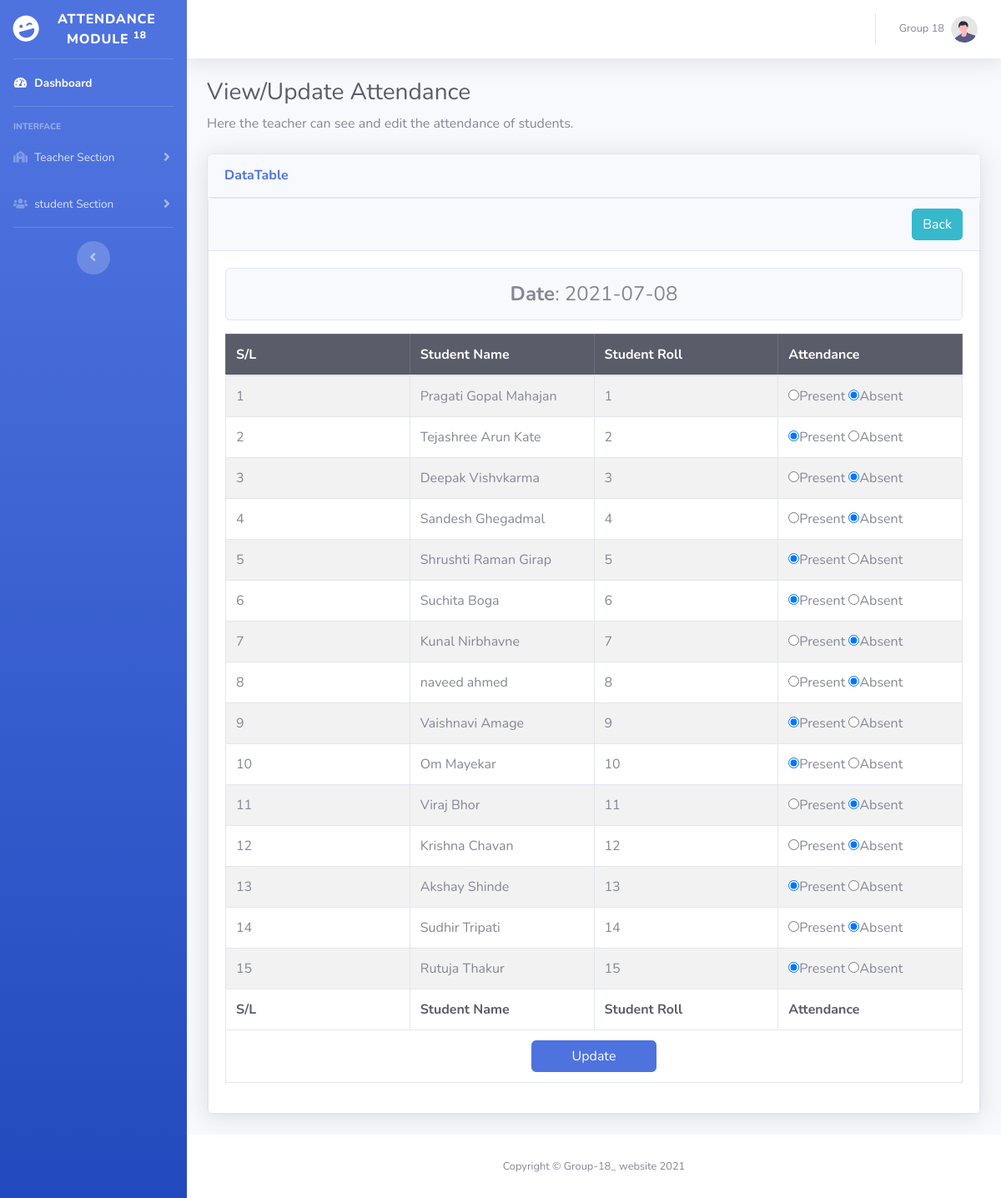
Page /student_view.php?dt=2021-07-08 on the committed database.
### tables this page shows
CREATE TABLE `tbl_student` (
  `id` int(11) NOT NULL,
  `name` varchar(255) NOT NULL,
  `roll` int(11) NOT NULL,
  `branch` varchar(255) NOT NULL,
  `division` varchar(255) NOT NULL,
  `city` varchar(255) NOT NULL
);

CREATE TABLE `tbl_attendance` (
  `id` int(11) NOT NULL,
  `roll` int(11) NOT NULL,
  `attend` varchar(255) NOT NULL,
  `att_time` date NOT NULL
);

### lib/Database.php (called while the page is built, shortened)
<?php
Class Database{
 public $host   = DB_HOST;
 public $user   = DB_USER;
 public $pass   = DB_PASS;
 public $dbname = DB_NAME;
 public $link;
private function connectDB(){
   $this->link = new mysqli($this->host, $this->user, $this->pass,
      $this->dbname);
   }
  public function select($query){
    $result = $this->link->query($query) or
       die($this->link->error.__LINE__);
      if($result->num_rows > 0){
        return $result;
      } else {
        return false;
      }
   }
}

### classes/Student.php (called while the page is built, shortened)
<?php
	$filepath = realpath(dirname(__FILE__));
	include_once ($filepath.'/../lib/Database.php');
	include_once ($filepath.'/../helpers/Format.php');
?>
<?php
class Student{
	private $db;
	private $fm;
	public function __construct(){
		$this->db = new Database();
		$this->fm = new Format();
	}
	public function getAllData($dt){
		$date = $this->fm->validation($dt);
		$date = mysqli_real_escape_string($this->db->link, $date);
		$query = "SELECT tbl_student.name, tbl_attendance.*
				FROM tbl_student
				INNER JOIN tbl_attendance
				ON tbl_student.roll = tbl_attendance.roll
				WHERE att_time = '$date'";
		$result = $this->db->select($query);
		return $result;
	}
}

### helpers/Format.php (called while the page is built)
<?php
class Format{
   public function validation($data){
      $data = trim($data);
      $data = stripcslashes($data);
      $data = htmlspecialchars($data);
      return $data;
   }
}
?>

### student_view.php (the view, shortened to what this page needs)
<?php
	include "includes/header.php";
	include "includes/navbar.php";
	include "classes/Student.php";
	$stu = new Student();
?>
<?php
	$dt = $_GET['dt'];
?>
<div class="container-fluid">
	<h1 class="h3 mb-2 text-gray-800">View/Update Attendance</h1>
    <p class="mb-4">Here the teacher can see and edit the attendance of students.</p>
	<div class="card shadow mb-4">
        <div class="card-header py-3">
            <h6 class="m-0 font-weight-bold text-primary">DataTable</h6>
        </div>
		<div class="card">
			<div class="card-header">
				<h2>
					<a class="btn btn-info float-right" href="date_view.php">Back</a>
				</h2>
			</div>
			<div class="card-body">
				<div class="card bg-light text-center mb-3">
					<h4 class="m-0 py-3"><strong>Date</strong>: <?php echo $dt; ?></h4>
				</div>
				<form action="" method="post">
					<table class="table table-striped table-bordered">
						<thead class="table-dark">
							<tr>
								<th width="25%">S/L</th>
								<th width="25%">Student Name</th>
								<th width="25%">Student Roll</th>
								<th width="25%">Attendance</th>
							</tr>
						</thead>
<?php
	$getstudent = $stu->getAllData($dt);
	if ($getstudent) {
		$i = 0;
		while ($value = $getstudent->fetch_assoc()) {
			$i++;
?>
							<tr>
								<td><?php echo $i; ?></td>
								<td><?php echo $value['name']; ?></td>
								<td><?php echo $value['roll']; ?></td>
								<td>
									<input type="radio" name="attend[<?php echo $value['roll']; ?>]" value="present" <?php if($value['attend'] == "present") {echo "checked";} ?>>Present
									<input type="radio" name="attend[<?php echo $value['roll']; ?>]" value="absent" <?php if($value['attend'] == "absent") {echo "checked";} ?>>Absent
								</td>
							</tr>
<?php } } ?>
						<tfoot class="text-dark">
							<tr>
								<th width="25%">S/L</th>
								<th width="25%">Student Name</th>
								<th width="25%">Student Roll</th>
								<th width="25%">Attendance</th>
							</tr>
							<tr>
								<td colspan="4" class="text-center">
									<input type="submit" name="submit" class="btn btn-primary px-5" value="Update">
								</td>
							</tr>
						</tfoot>
					</table>
				</form>
			</div>
		</div>
	</div>
</div>
<?php
    include "includes/footer.php";
?>

### rows in the picture
tbl_student: name "Pragati Gopal Mahajan", tbl_attendance.roll "1"
tbl_attendance: attend "☑"
tbl_student: name "Tejashree Arun Kate", tbl_attendance.roll "2"
tbl_attendance: attend "☑"
tbl_student: name "Deepak Vishvkarma", tbl_attendance.roll "3"
tbl_attendance: attend "☑"
tbl_student: name "Sandesh Ghegadmal", tbl_attendance.roll "4"
tbl_attendance: attend "☑"
tbl_student: name "Shrushti Raman Girap", tbl_attendance.roll "5"
tbl_attendance: attend "☑"
tbl_student: name "Suchita Boga", tbl_attendance.roll "6"
tbl_attendance: attend "☑"
tbl_student: name "Kunal Nirbhavne", tbl_attendance.roll "7"
tbl_attendance: attend "☑"
tbl_student: name "naveed ahmed", tbl_attendance.roll "8"
tbl_attendance: attend "☑"
tbl_student: name "Vaishnavi Amage", tbl_attendance.roll "9"
tbl_attendance: attend "☑"
tbl_student: name "Om Mayekar", tbl_attendance.roll "10"
tbl_attendance: attend "☑"
tbl_student: name "Viraj Bhor", tbl_attendance.roll "11"
tbl_attendance: attend "☑"
tbl_student: name "Krishna Chavan", tbl_attendance.roll "12"
tbl_attendance: attend "☑"
tbl_student: name "Akshay Shinde", tbl_attendance.roll "13"
tbl_attendance: attend "☑"
tbl_student: name "Sudhir Tripati", tbl_attendance.roll "14"
tbl_attendance: attend "☑"
tbl_student: name "Rutuja Thakur", tbl_attendance.roll "15"
tbl_attendance: attend "☑"

### other values in the picture
$dt "2021-07-08"
